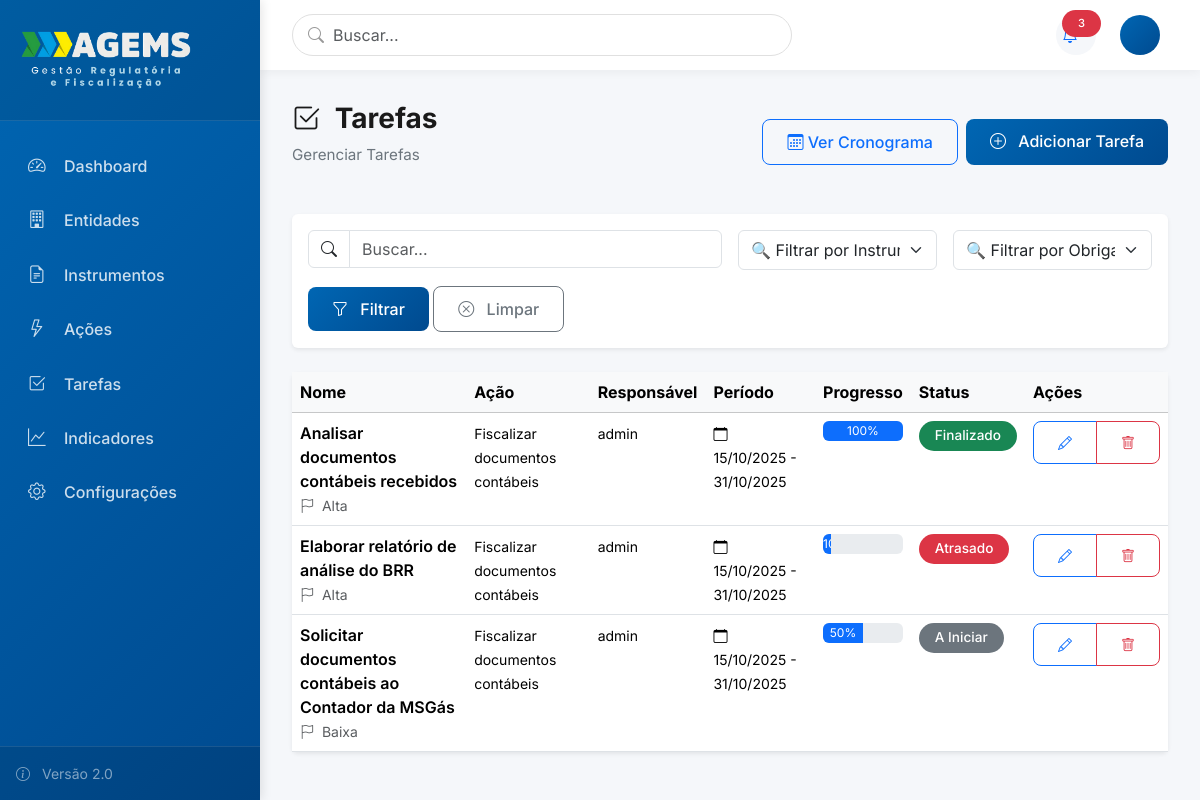
The page /tarefas/ (signed in) on the database as committed earlier.
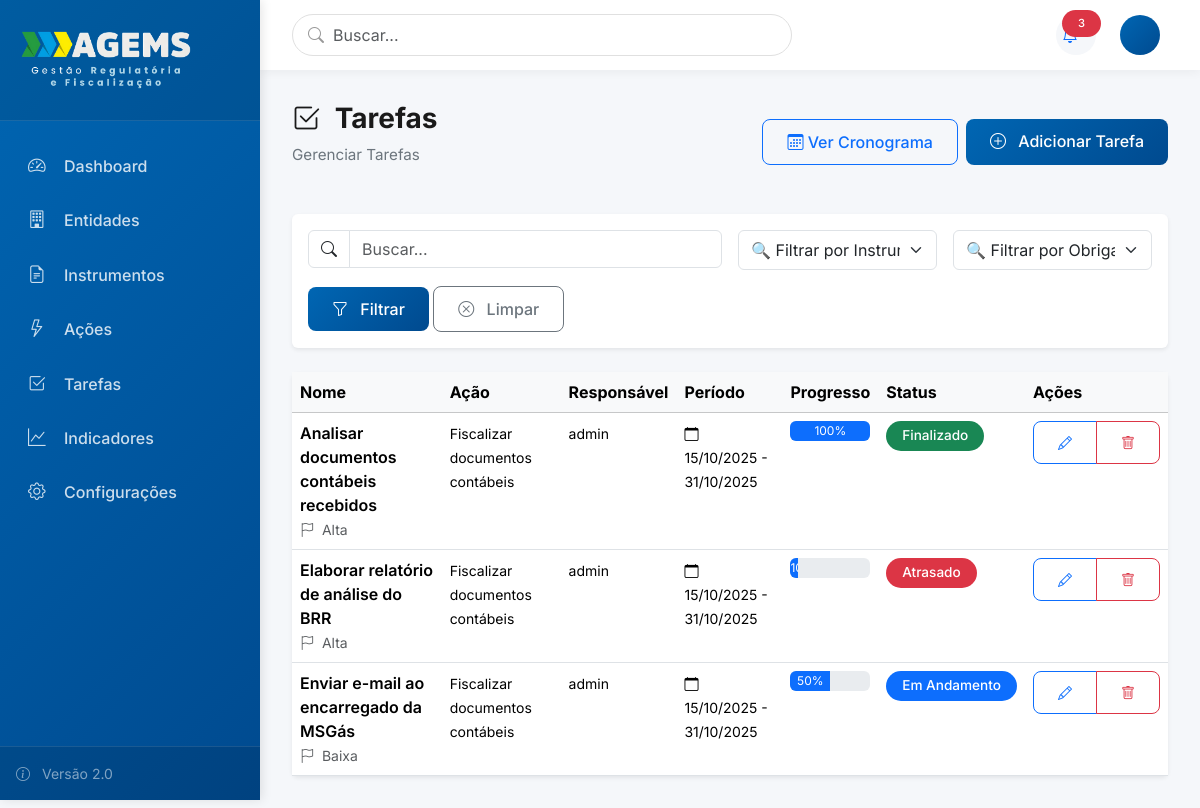
The same page on the database as committed later.
### acoes/models.py (models this page shows, shortened)
class Tarefa(models.Model):
    STATUS_CHOICES = [
        ('a_iniciar', 'A Iniciar'),
        ('em_andamento', 'Em Andamento'),
        ('atrasado', 'Atrasado'),
        ('em_validacao', 'Em Validação'),
        ('finalizado', 'Finalizado'),
    ]
    nome = models.CharField('Nome da Tarefa', max_length=200)
    descricao = models.TextField('Descrição', blank=True)
    acao = models.ForeignKey(
        Acao,
        on_delete=models.CASCADE,
        verbose_name='Ação',
        related_name='tarefas'
    )
    responsavel = models.ForeignKey(
        settings.AUTH_USER_MODEL,
        on_delete=models.PROTECT,
        verbose_name='Responsável',
        related_name='tarefas_responsavel',
        help_text='Responsável pela tarefa (apenas 1)'
    )
    executores = models.ManyToManyField(
        settings.AUTH_USER_MODEL,
        verbose_name='Executores',
        related_name='tarefas_executor',
        blank=True,
        help_text='Usuários que executam a tarefa (pode ser vários)'
    )
    status = models.CharField('Status', max_length=15, choices=STATUS_CHOICES, default='a_iniciar')
    percentual_cumprido = models.IntegerField(
        'Percentual Cumprido (%)',
        default=0,
        help_text='Percentual de conclusão da tarefa (0-100)'
    )
    data_inicio = models.DateField('Data de Início')
    data_fim = models.DateField('Data de Fim')
    data_conclusao = models.DateField('Data de Conclusão Real', null=True, blank=True)
    tarefas_predecessoras = models.ManyToManyField(
        'self',
        symmetrical=False,
        verbose_name='Tarefas Predecessoras',
        related_name='tarefas_sucessoras',
        blank=True,
        help_text='Tarefas que devem ser concluídas antes desta'
    )
    PRIORIDADE_CHOICES = [
        ('baixa', 'Baixa'),
        ('media', 'Média'),
        ('alta', 'Alta'),
        ('urgente', 'Urgente'),
    ]
    prioridade = models.CharField(
        'Prioridade',
        max_length=10,
        choices=PRIORIDADE_CHOICES,
        default='media'
    )
    observacoes = models.TextField('Observações', blank=True)
    data_cadastro = models.DateTimeField('Data de Cadastro', auto_now_add=True)
    data_atualizacao = models.DateTimeField('Última Atualização', auto_now=True)
    class Meta:
        verbose_name = 'Tarefa'
        verbose_name_plural = 'Tarefas'
        ordering = ['data_inicio', 'prioridade', 'nome']

class Acao(models.Model):
    STATUS_CHOICES = [
        ('a_iniciar', 'A Iniciar'),
        ('em_andamento', 'Em Andamento'),
        ('atrasado', 'Atrasado'),
        ('em_validacao', 'Em Validação'),
        ('finalizado', 'Finalizado'),
    ]
    PERIODICIDADE_CHOICES = [
        ('unica', 'Única'),
        ('mensal', 'Mensal'),
        ('bimestral', 'Bimestral'),
        ('trimestral', 'Trimestral'),
        ('quadrimestral', 'Quadrimestral'),
        ('semestral', 'Semestral'),
        ('anual', 'Anual'),
    ]
    nome = models.CharField('Nome da Ação', max_length=200)
    descricao = models.TextField('Descrição')
    instrumento = models.ForeignKey(
        Instrumento,
        on_delete=models.PROTECT,
        verbose_name='Instrumento',
        related_name='acoes',
        null=True,
        blank=True
    )
    obrigacao = models.ForeignKey(
        Obrigacao,
        on_delete=models.CASCADE,
        verbose_name='Obrigação',
        related_name='acoes'
    )
    tipo_acao = models.ForeignKey(
        TipoAcao,
        on_delete=models.PROTECT,
        verbose_name='Tipo de Ação',
        related_name='acoes'
    )
    responsavel = models.ForeignKey(
        settings.AUTH_USER_MODEL,
        on_delete=models.PROTECT,
        verbose_name='Responsável',
        related_name='acoes_responsavel'
    )
    status = models.CharField('Status', max_length=15, choices=STATUS_CHOICES, default='a_iniciar')
    percentual_cumprido = models.IntegerField('Percentual Cumprido (%)', default=0, help_text='Percentual de conclusão da ação (0-100)')
    periodicidade = models.CharField('Periodicidade', max_length=15, choices=PERIODICIDADE_CHOICES, default='unica')
    data_inicio = models.DateField('Data de Início', null=True, blank=True)
    data_fim_prevista = models.DateField('Data de Fim Prevista', null=True, blank=True)
    data_fim_real = models.DateField('Data de Fim Real', null=True, blank=True)
    dias_antecedencia_alerta = models.IntegerField(
        'Dias de Antecedência para Alerta',
        null=True,
        blank=True,
        default=None,
        help_text='Número de dias antes do prazo para gerar alerta (opcional)'
    )
    observacoes = models.TextField('Observações', blank=True)
    data_cadastro = models.DateTimeField('Data de Cadastro', auto_now_add=True)
    data_atualizacao = models.DateTimeField('Última Atualização', auto_now=True)
    class Meta:
        verbose_name = 'Ação'
        verbose_name_plural = 'Ações'
        ordering = ['data_fim_prevista', 'nome']

### usuarios/models.py (models this page shows, shortened)
class Usuario(AbstractUser):
    PERFIL_CHOICES = [
        ('presidencia', 'Presidência'),
        ('diretoria', 'Diretoria'),
        ('fiscal', 'Fiscal'),
        ('concessionaria', 'Concessionária'),
        ('juridico', 'Jurídico'),
        ('tecnico', 'Técnico'),
    ]
    perfil = models.CharField(max_length=20, choices=PERFIL_CHOICES, verbose_name='Perfil de Acesso')
    cargo = models.CharField(max_length=100, blank=True, verbose_name='Cargo')
    setor = models.CharField(max_length=100, blank=True, verbose_name='Setor/Departamento')
    telefone = models.CharField(max_length=20, blank=True, verbose_name='Telefone')
    entidade = models.ForeignKey('entidades.Entidade', on_delete=models.SET_NULL,
                                  null=True, blank=True, related_name='usuarios',
                                  verbose_name='Entidade')
    ativo = models.BooleanField(default=True, verbose_name='Usuário Ativo')
    data_criacao = models.DateTimeField(auto_now_add=True, verbose_name='Data de Criação')
    data_atualizacao = models.DateTimeField(auto_now=True, verbose_name='Última Atualização')
    subunidade = models.ForeignKey(
        'core.Subunidade',
        on_delete=models.SET_NULL,
        null=True,
        blank=True,
        related_name='usuarios'
    )
    @property
    def diretoria(self):
        """Permite acessar diretoria diretamente a partir do usuário."""
        return self.subunidade.diretoria if self.subunidade else None
    class Meta:
        verbose_name = 'Usuário'
        verbose_name_plural = 'Usuários'
        ordering = ['first_name', 'last_name']

### acoes/views.py (the view)
# urls.py: path('tarefas/', TarefaListView.as_view(), name='tarefa_list'),
class TarefaListView(ModernListView):
    model = Tarefa
    template_name = 'acoes/tarefa_list.html'
    icon = "bi bi-check2-square"
    create_url = 'tarefa_create'
    search_fields = ['nome', 'descricao']
    def get_queryset(self):
        instrumento_id = self.request.GET.get('instrumento')
        obrigacao_id = self.request.GET.get('obrigacao')
        queryset = Tarefa.objects.all()
        if instrumento_id:
            queryset = queryset.filter(acao__instrumento_id=instrumento_id)
        if obrigacao_id:
            queryset = queryset.filter(acao__obrigacao_id=obrigacao_id)
        queryset = queryset.order_by('data_inicio', 'prioridade', 'nome')
        return queryset
    def get_context_data(self, **kwargs):
        context = super().get_context_data(**kwargs)
        instrumento_id = self.request.GET.get('instrumento')
        context['instrumentos'] = Instrumento.objects.all()
        context['obrigacoes'] = Obrigacao.objects.filter(instrumento_id=instrumento_id) if instrumento_id else Obrigacao.objects.all()
        context['instrumento_selecionado'] = instrumento_id
        context['obrigacao_selecionada'] = self.request.GET.get('obrigacao')
        return context

### templates/acoes/tarefa_list.html (shortened to what this page needs)
{% extends 'components/list_view.html' %}
{% block header_actions %}
<a href="{% url 'tarefa_calendario' %}" class="btn btn-outline-primary">
    <i class="bi bi-calendar3"></i> Ver Cronograma
</a>
{% endblock %}
{% block content %}
{{ block.super }}
{% endblock %}
{% block extra_filters %}
<div class="col-md-3">
    <select name="instrumento" id="instrumento" class="form-select" style="height: 40px;">
        <option value="">🔍 Filtrar por Instrumento...</option>
    </select>
</div>
<div class="col-md-3">
    <select name="obrigacao" id="obrigacao" class="form-select" style="height: 40px;">
        <option value="">🔍 Filtrar por Obrigação...</option>
    </select>
</div>
{% endblock %}
{% block table_headers %}
<th>Nome</th>
<th>Ação</th>
<th>Responsável</th>
<th>Período</th>
<th>Progresso</th>
<th>Status</th>
{% endblock %}
{% block table_rows %}
{% for tarefa in object_list %}
<tr>
    <td>
        <div class="fw-semibold toggle-checklist" data-tarefa="{{ tarefa.id }}" style="cursor:pointer;">
            {{ tarefa.nome }}
        </div>
        <small class="text-muted">
            <i class="bi bi-flag me-1"></i>
            {{ tarefa.get_prioridade_display }}
        </small>
    </td>
    <td><small>{{ tarefa.acao.nome }}</small></td>
    <td><small>{{ tarefa.responsavel.get_full_name|default:tarefa.responsavel.username }}</small></td>
    <td>
        <small><i class="bi bi-calendar me-1"></i>
        {{ tarefa.data_inicio|date:"d/m/Y" }} - {{ tarefa.data_fim|date:"d/m/Y" }}</small>
    </td>
    <td>
        <div class="progress" style="height: 20px;">
            <div class="progress-bar" role="progressbar" style="width: {{ tarefa.percentual_cumprido }}%">
                {{ tarefa.percentual_cumprido }}%
            </div>
        </div>
    </td>
    <td>
        {% if tarefa.status == 'finalizado' %}
            <span class="badge bg-success">Finalizado</span>
        {% elif tarefa.status == 'em_andamento' %}
            <span class="badge bg-primary">Em Andamento</span>
        {% elif tarefa.status == 'atrasado' %}
            <span class="badge bg-danger">Atrasado</span>
        {% else %}
            <span class="badge bg-secondary">{{ tarefa.get_status_display }}</span>
        {% endif %}
    </td>
    <td>
        <div class="btn-group btn-group-sm">
            <a href="{% url 'tarefa_edit' tarefa.pk %}" class="btn btn-outline-primary" title="Editar">
                <i class="bi bi-pencil"></i>
            </a>
            <a href="{% url 'tarefa_delete' tarefa.pk %}" class="btn btn-outline-danger" title="Excluir">
                <i class="bi bi-trash"></i>
            </a>
        </div>
    </td>
</tr>
{% endfor %}
{% endblock %}

### templates/components/list_view.html (shortened to what this page needs)
{% extends 'base_modern.html' %}
{% block content %}
<div class="page-header d-flex justify-content-between align-items-center">
    <div>
        <h1 class="page-title">
            <i class="{{ icon }} me-2"></i>
            {{ title }}
        </h1>
        <p class="page-subtitle">{{ subtitle }}</p>
    </div>
    <div class="d-flex gap-2">
        {% block header_actions %}{% endblock %}
        <a href="{% url create_url %}" class="btn btn-primary">
            <i class="bi bi-plus-circle me-2"></i>
            Adicionar {{ singular_name }}
        </a>
    </div>
</div>
<div class="card border-0 shadow-sm mb-4">
    <div class="card-body">
        <form method="get" class="row g-3">
            <div class="col-md-6">
                <div class="input-group">
                    <span class="input-group-text bg-white">
                        <i class="bi bi-search"></i>
                    </span>
                    <input type="text" name="q" class="form-control" placeholder="Buscar..." value="{{ request.GET.q }}">
                </div>
            </div>
            {% block extra_filters %}{% endblock %}
            <div class="col-md-auto align-self-end">
                <button type="submit" class="btn btn-primary">
                    <i class="bi bi-funnel me-2"></i>
                    Filtrar
                </button>
                <a href="{{ request.path }}" class="btn btn-outline-secondary">
                    <i class="bi bi-x-circle me-2"></i>
                    Limpar
                </a>
            </div>
        </form>
    </div>
</div>
<div class="card border-0 shadow-sm">
    <div class="card-body p-0">
        <div class="table-responsive">
            <table class="table table-hover mb-0">
                <thead class="table-light">
                    <tr>
                        {% block table_headers %}{% endblock %}
                        <th width="120">Ações</th>
                    </tr>
                </thead>
                <tbody>
                    {% block table_rows %}{% endblock %}
                </tbody>
            </table>
        </div>
    </div>
</div>
{% endblock %}

### templates/base_modern.html (shortened to what this page needs)
{% load static %}
<!DOCTYPE html>
<html lang="pt-BR">
<head>
    <link href="https://cdn.jsdelivr.net/npm/bootstrap@5.3.2/dist/css/bootstrap.min.css" rel="stylesheet">
    <link rel="stylesheet" href="https://cdn.jsdelivr.net/npm/bootstrap-icons@1.11.1/font/bootstrap-icons.css">
    <link rel="stylesheet" href="https://cdnjs.cloudflare.com/ajax/libs/font-awesome/6.4.2/css/all.min.css">
</head>
<body>
    <aside class="sidebar" id="sidebar">
        <div class="sidebar-header">
            <a href="/" class="sidebar-brand">
                <img src="{% static 'img/logo.png' %}" alt="AGEMS" style="max-width: 180px; height: auto;">
            </a>
        </div>
        <ul class="sidebar-nav">
            <li class="sidebar-nav-item">
                <a href="/" class="sidebar-nav-link {% if request.path == '/' %}active{% endif %}">
                    <i class="bi bi-speedometer2"></i>
                    <span>Dashboard</span>
                </a>
            </li>
            <li class="sidebar-nav-item">
                <a href="{% url 'entidade_list' %}" class="sidebar-nav-link">
                    <i class="bi bi-building"></i>
                    <span>Entidades</span>
                </a>
            </li>
            <li class="sidebar-nav-item">
                <a href="{% url 'instrumento_list' %}" class="sidebar-nav-link">
                    <i class="bi bi-file-earmark-text"></i>
                    <span>Instrumentos</span>
                </a>
            </li>
            <li class="sidebar-nav-item">
                <a href="{% url 'acao_list' %}" class="sidebar-nav-link">
                    <i class="bi bi-lightning"></i>
                    <span>Ações</span>
                </a>
            </li>
            <li class="sidebar-nav-item">
                <a href="{% url 'tarefa_list' %}" class="sidebar-nav-link">
                    <i class="bi bi-check2-square"></i>
                    <span>Tarefas</span>
                </a>
            </li>
            <li class="sidebar-nav-item">
                <a href="{% url 'indicador_list' %}" class="sidebar-nav-link">
                    <i class="bi bi-graph-up"></i>
                    <span>Indicadores</span>
                </a>
            </li>
            <li class="sidebar-nav-item">
                <a href="{% url 'configuracoes' %}" class="sidebar-nav-link">
                    <i class="bi bi-gear"></i>
                    <span>Configurações</span>
                </a>
            </li>
        </ul>
        <div class="sidebar-footer">
            <div class="text-white-50 small">
                <i class="bi bi-info-circle me-2"></i>
                Versão 2.0
            </div>
        </div>
    </aside>
    <main class="main-content">
        <header class="top-header">
            <div class="header-search position-relative d-none d-md-block">
                <i class="bi bi-search"></i>
                <input type="text" class="form-control" placeholder="Buscar...">
            </div>
            <div class="header-actions">
                <div class="dropdown">
                <a class="header-icon dropdown-toggle text-decoration-none" href="#" id="alertsDropdown" data-bs-toggle="dropdown" aria-expanded="false">
                    <span id="alertCount" class="badge bg-danger rounded-pill">0</span>
                </a>
                </div>
                <div class="user-profile dropdown">
                    <div data-bs-toggle="dropdown">
                        <div class="user-avatar">
                        </div>
                    </div>
                </div>
            </div>
        </header>
        <div class="content-area">
            {% block content %}{% endblock %}
        </div>
    </main>
</body>
</html>

Rows that differ between the two databases and show on the page:
changed Tarefa "Baixa": nome "Solicitar documentos contábeis ao Contador da MSGás" → "Enviar e-mail ao encarregado da MSGás"; status "A Iniciar" → (not shown); now shows "Em Andamento"
